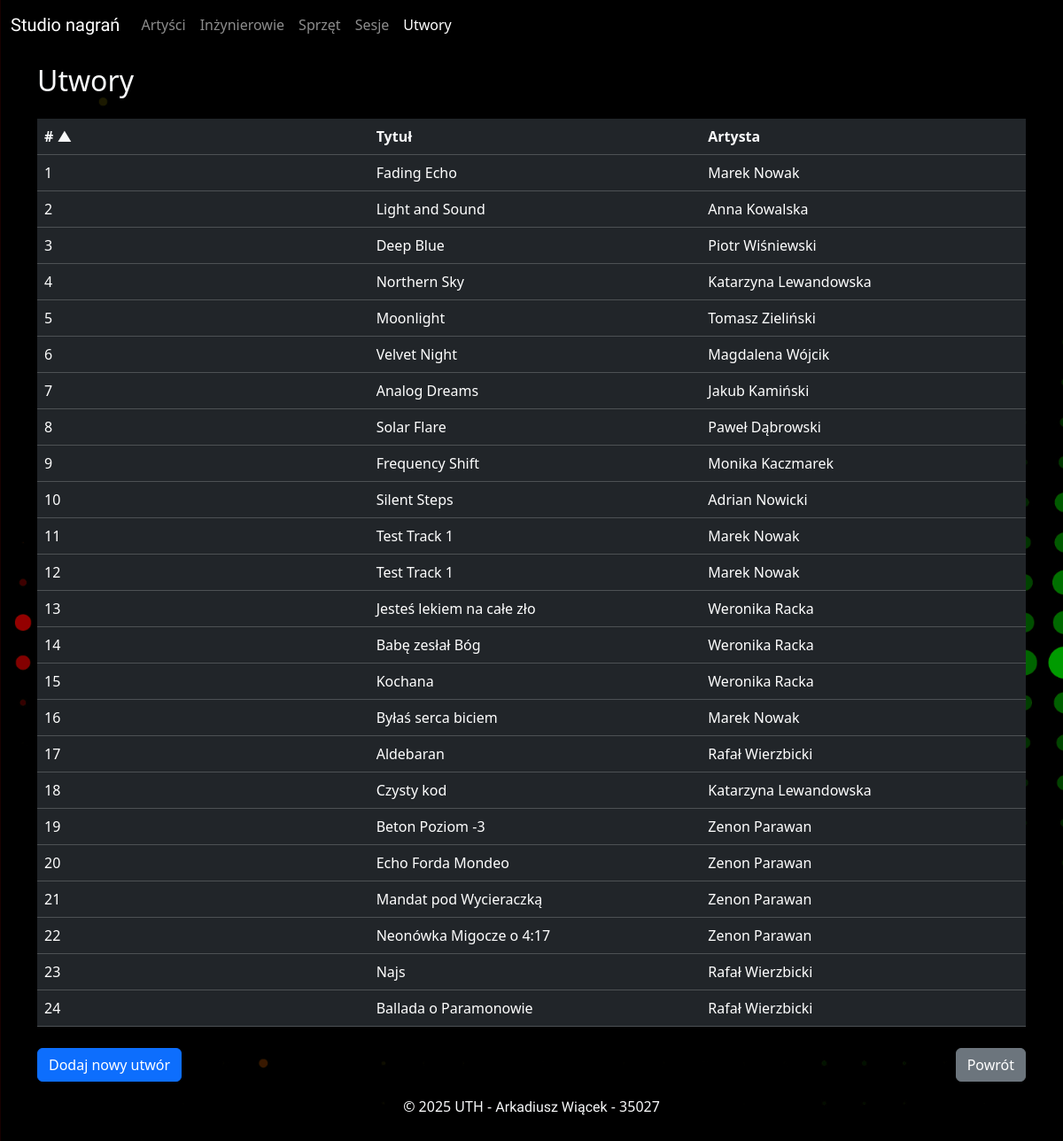
Page /utwory/ on the earlier database version.
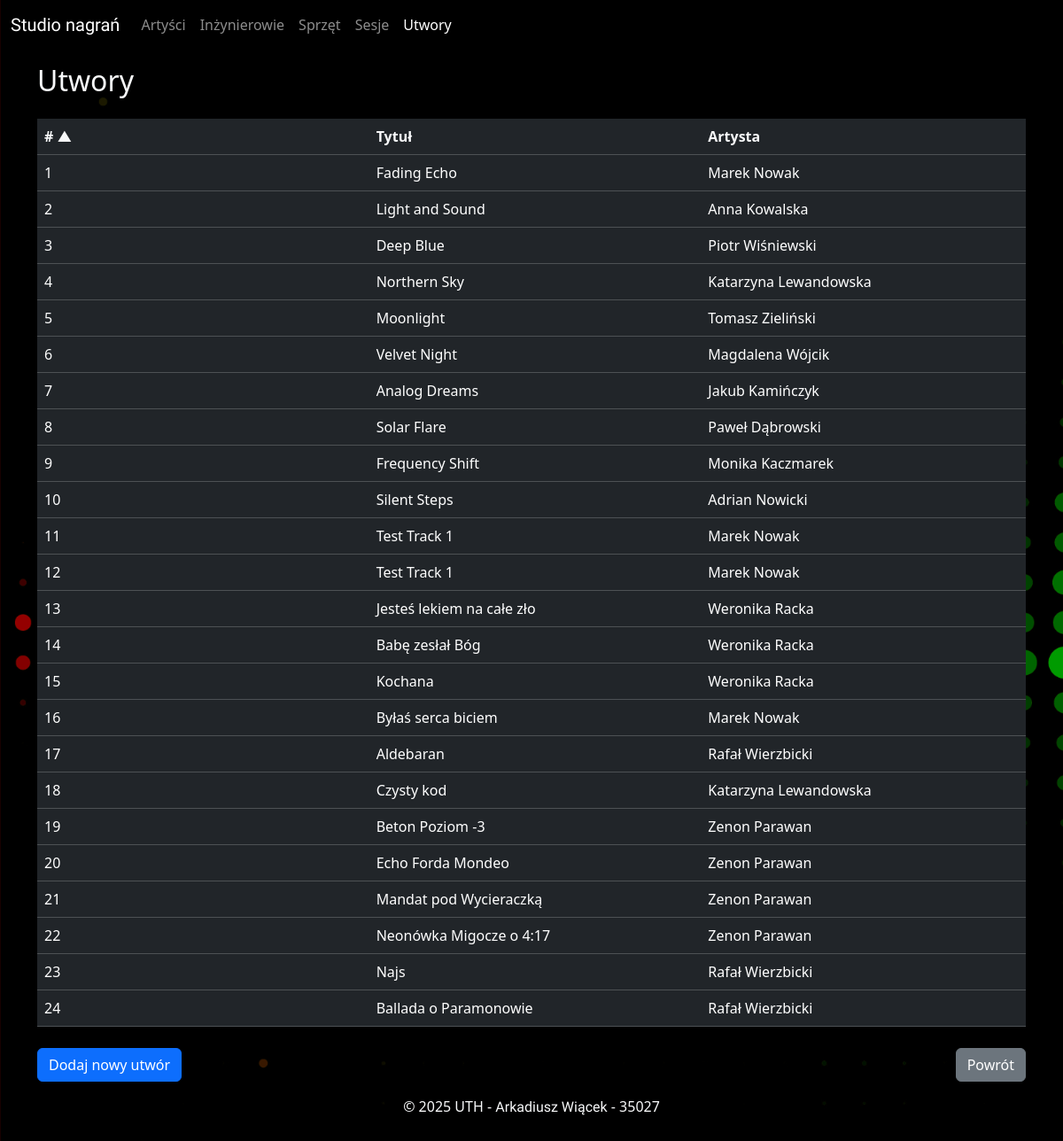
Same page on the later database version.
### app/models.py (models this page shows)
class Utwory(Base):
    __tablename__ = "utwory"
    IdUtworu = Column(Integer, primary_key=True)
    IdArtysty = Column(Integer, ForeignKey("artysci.IdArtysty", ondelete="CASCADE"))
    IdSesji = Column(Integer, ForeignKey("sesje.IdSesji", ondelete="CASCADE"))
    Tytul = Column(String)
    artysci = relationship("Artysci", back_populates="utwory")
    sesje = relationship("Sesje", back_populates="utwory")

class Artysci(Base):
    __tablename__ = "artysci"
    IdArtysty = Column(Integer, primary_key=True)
    Nazwa = Column(String)
    Imie = Column(String)
    Nazwisko = Column(String)
    sesje = relationship(
        "Sesje", back_populates="artysci", cascade="all, delete-orphan"
    )
    utwory = relationship(
        "Utwory", back_populates="artysci", cascade="all, delete-orphan"
    )

### app/views/utwory.py (the view)
@utwory_bp.route("/")
def utwory_view():
    sesja = database.Session()
    try:
        sort_by = request.args.get("sort", "IdUtworu")
        order = request.args.get("order", "asc")
        if sort_by in ["Imie", "Nazwisko"]:
            if sort_by == "Imie":
                column = Artysci.Imie
            else:
                column = Artysci.Nazwisko
            if order == "desc":
                column = column.desc()
            else:
                column = column.asc()
            utwory = (
                sesja.query(Utwory)
                .join(Artysci)
                .options(joinedload(Utwory.artysci))
                .options(joinedload(Utwory.sesje))
                .order_by(column)
                .all()
            )
        else:
            sort_columns = {"IdUtworu": Utwory.IdUtworu, "Tytul": Utwory.Tytul}
            if sort_by not in sort_columns:
                sort_by = "IdUtworu"
            column = sort_columns[sort_by]
            if order == "desc":
                column = column.desc()
            else:
                column = column.asc()
            utwory = (
                sesja.query(Utwory)
                .options(joinedload(Utwory.artysci))
                .options(joinedload(Utwory.sesje))
                .order_by(column)
                .all()
            )
        return render_template(
            "utwory.html", utwory=utwory, sort_by=sort_by, order=order
        )
    finally:
        sesja.close()

### app/templates/utwory.html (shortened to what this page needs)
{% extends "base.html" %}
{% block content %}
    <div class="container">
        <div class="row py-1 py-sm-3">
            <div class="col text-light">
                <h2>
                    Utwory
                </h2>
            </div>
        </div>
        <div class="row">
            <div class="col">
                <table class="table table-hover table-dark">
                    <thead>
                        <tr class="d-sm-table-row">
                            <th>
                                <div class="row">
                                    <div class="col-auto col-sm-4">
                                        <a href="?sort=IdUtworu&order={% if sort_by == 'IdUtworu' and order == 'asc' %}desc{% else %}asc{% endif %}"
                                           class="text-light text-decoration-none">
                                            #
                                            {% if sort_by == 'IdUtworu' %}
                                                {% if order == 'asc' %}
                                                    ▲
                                                {% else %}
                                                    ▼
                                                {% endif %}
                                            {% endif %}
                                        </a>
                                    </div>
                                    <div class="col-auto col-sm-4">
                                        <a href="?sort=Tytul&order={% if sort_by == 'Tytul' and order == 'asc' %}desc{% else %}asc{% endif %}"
                                           class="text-light text-decoration-none">
                                            Tytuł
                                        </a>
                                    </div>
                                    <div class="col-auto col-sm-4">
                                        <a href="?sort=Imie&order={% if sort_by == 'Imie' and order == 'asc' %}desc{% else %}asc{% endif %}"
                                           class="text-light text-decoration-none">
                                            Artysta
                                        </a>
                                    </div>
                                </div>
                            </th>
                        </tr>
                    </thead>
                    {% for utwor in utwory %}
                        <tr>
                            <td>
                                <div class="row">
                                    <div class="col-12 col-sm-4">
                                        <span class="d-inline d-sm-none"># </span>{{ utwor.IdUtworu }}
                                    </div>
                                    <div class="col-12 col-sm-4">
                                        {{ utwor.Tytul }}
                                    </div>
                                    <div class="col-12 col-sm-4">
                                        {{ utwor.artysci.Imie }} {{ utwor.artysci.Nazwisko }}
                                    </div>
                                </div>
                            </td>
                        </tr>
                    {% endfor %}
                </table>
            </div>
        </div>
        <div class="row">
            <div class="col-12 col-sm pt-2">
                <a href="{{ url_for("utwory.dodaj_utwor_view") }}"
                   class="btn btn-primary btn-block">Dodaj nowy utwór</a>
            </div>
            <div class="col-12 col-sm pt-2 d-flex justify-content-sm-end">
                <a href="{{ url_for("index") }}" class="btn btn-secondary btn-block">Powrót</a>
            </div>
        </div>
    </div>
{% endblock content %}

Differences in the rows shown:
changed through a linked row, Utwory "Analog Dreams": artysci.Nazwisko "Kamiński" → "Kamińczyk"
